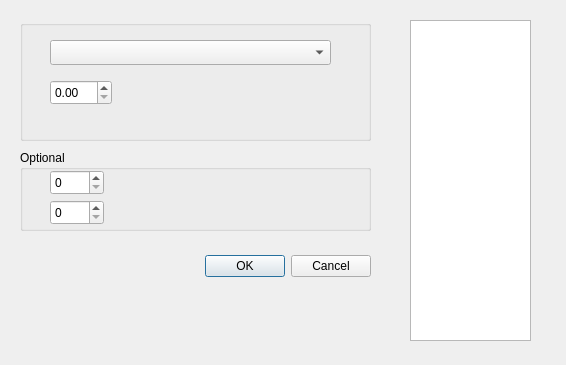
<?xml version="1.0" encoding="UTF-8"?>
<ui version="4.0">
 <class>clusterpy_light</class>
 <widget class="QDialog" name="clusterpy_light">
  <property name="geometry">
   <rect>
    <x>0</x>
    <y>0</y>
    <width>566</width>
    <height>365</height>
   </rect>
  </property>
  <property name="windowTitle">
   <string>clusterpy_light</string>
  </property>
  <widget class="QDialogButtonBox" name="buttonBox">
   <property name="geometry">
    <rect>
     <x>30</x>
     <y>250</y>
     <width>341</width>
     <height>32</height>
    </rect>
   </property>
   <property name="orientation">
    <enum>Qt::Horizontal</enum>
   </property>
   <property name="standardButtons">
    <set>QDialogButtonBox::Cancel|QDialogButtonBox::Ok</set>
   </property>
  </widget>
  <widget class="QGroupBox" name="groupBox">
   <property name="geometry">
    <rect>
     <x>20</x>
     <y>20</y>
     <width>351</width>
     <height>121</height>
    </rect>
   </property>
   <property name="title">
    <string/>
   </property>
   <widget class="QComboBox" name="comboBox">
    <property name="geometry">
     <rect>
      <x>30</x>
      <y>20</y>
      <width>281</width>
      <height>25</height>
     </rect>
    </property>
   </widget>
   <widget class="QDoubleSpinBox" name="doubleSpinBox">
    <property name="geometry">
     <rect>
      <x>30</x>
      <y>60</y>
      <width>62</width>
      <height>25</height>
     </rect>
    </property>
   </widget>
  </widget>
  <widget class="QGroupBox" name="groupBox_2">
   <property name="geometry">
    <rect>
     <x>20</x>
     <y>150</y>
     <width>351</width>
     <height>81</height>
    </rect>
   </property>
   <property name="title">
    <string>Optional</string>
   </property>
   <widget class="QSpinBox" name="spinBox">
    <property name="geometry">
     <rect>
      <x>30</x>
      <y>20</y>
      <width>54</width>
      <height>25</height>
     </rect>
    </property>
   </widget>
   <widget class="QSpinBox" name="spinBox_2">
    <property name="geometry">
     <rect>
      <x>30</x>
      <y>50</y>
      <width>54</width>
      <height>25</height>
     </rect>
    </property>
   </widget>
  </widget>
  <widget class="QListView" name="listView">
   <property name="geometry">
    <rect>
     <x>410</x>
     <y>20</y>
     <width>121</width>
     <height>321</height>
    </rect>
   </property>
  </widget>
 </widget>
 <resources/>
 <connections>
  <connection>
   <sender>buttonBox</sender>
   <signal>accepted()</signal>
   <receiver>clusterpy_light</receiver>
   <slot>accept()</slot>
   <hints>
    <hint type="sourcelabel">
     <x>248</x>
     <y>254</y>
    </hint>
    <hint type="destinationlabel">
     <x>157</x>
     <y>274</y>
    </hint>
   </hints>
  </connection>
  <connection>
   <sender>buttonBox</sender>
   <signal>rejected()</signal>
   <receiver>clusterpy_light</receiver>
   <slot>reject()</slot>
   <hints>
    <hint type="sourcelabel">
     <x>316</x>
     <y>260</y>
    </hint>
    <hint type="destinationlabel">
     <x>286</x>
     <y>274</y>
    </hint>
   </hints>
  </connection>
 </connections>
</ui>
